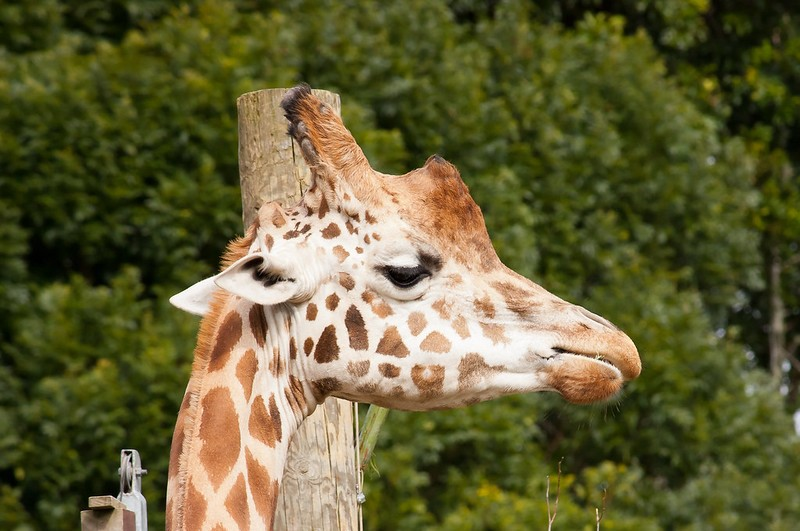
#> input picture Knowit/16/giraffe.png, 800 x 531 px
$ python img.py
#> lines starting #> are read from the running program, lines starting #| are printed output that depends on the picture
from PIL import Image
from matplotlib import pyplot as plt
import numpy as np

giraffe_im = plt.imread("giraffe.png")
#> giraffe_im is the input picture: shape (531, 800, 3) float32; mean R, G, B 0.391, 0.376, 0.213
harambe_im = plt.imread("harambe.png")
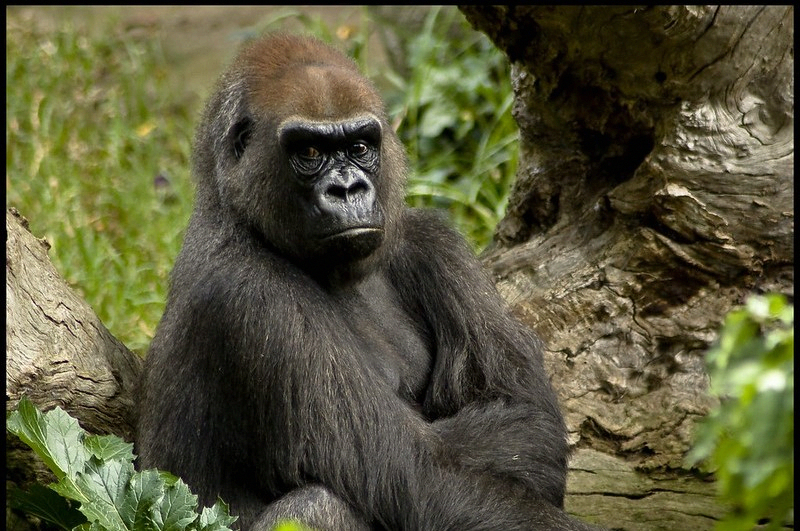
#> input picture Knowit/16/harambe.png, 800 x 531 px
#> harambe_im is the input picture: shape (531, 800, 3) float32; mean R, G, B 0.349, 0.344, 0.23

im_size = giraffe_im.shape
#> im_size = (531, 800, 3)


newIm = np.zeros_like(giraffe_im)

channel = 0

for row in range(0, im_size[0]):
    for col in range(0, im_size[1]):
       # newIm[row][col] = (int(giraffe_im[row][col][channel]
        #                       * 255) & int(harambe_im[row][col][channel] * 255)) / 255
        newIm[row][col] = int(bin(int(giraffe_im[row][col][channel] * 255)
                                  )[-1]) | int(bin(int(harambe_im[row][col][channel] * 255))[-1])
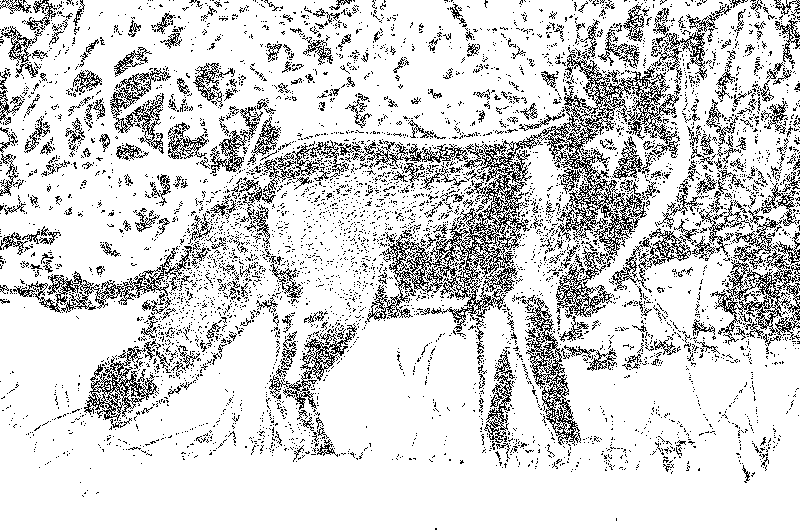
#> newIm: shape (531, 800, 3) float32; values 0 (black) and 1 (white), 83.9% white; black in thin lines or dots

plt.imshow(newIm, cmap="gray")
plt.show()
